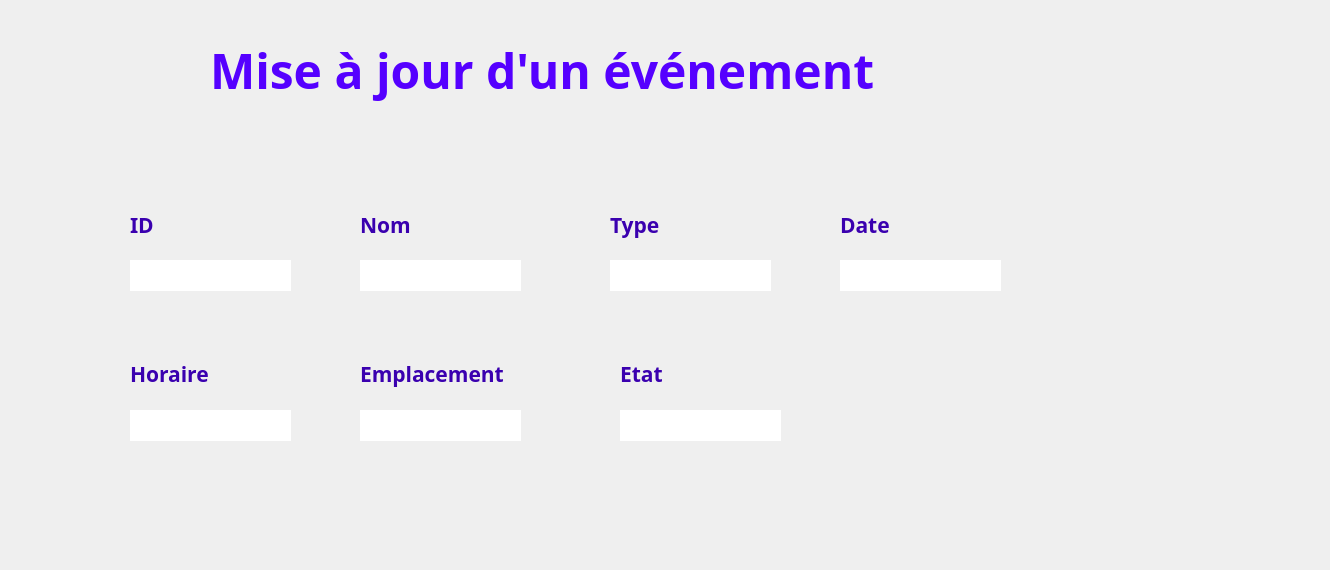
      <widget class="QWidget" name="page_6">
       <widget class="QLineEdit" name="maj_nom">
        <property name="geometry">
         <rect>
          <x>360</x>
          <y>260</y>
          <width>161</width>
          <height>31</height>
         </rect>
        </property>
        <property name="font">
         <font>
          <family>Javanese Text</family>
          <pointsize>12</pointsize>
         </font>
        </property>
        <property name="styleSheet">
         <string notr="true">#maj_nom{
background-color: transparent;
border-image: url(:champs.png);
background: none;
border: none;
background-repeat: none;
}
</string>
        </property>
       </widget>
       <widget class="QLineEdit" name="maj_hor">
        <property name="geometry">
         <rect>
          <x>130</x>
          <y>410</y>
          <width>161</width>
          <height>31</height>
         </rect>
        </property>
        <property name="font">
         <font>
          <family>Javanese Text</family>
          <pointsize>12</pointsize>
         </font>
        </property>
        <property name="styleSheet">
         <string notr="true">#maj_hor{
background-color: transparent;
border-image: url(:champs.png);
background: none;
border: none;
background-repeat: none;
}
</string>
        </property>
       </widget>
       <widget class="QLineEdit" name="maj_etat">
        <property name="geometry">
         <rect>
          <x>620</x>
          <y>410</y>
          <width>161</width>
          <height>31</height>
         </rect>
        </property>
        <property name="font">
         <font>
          <family>Javanese Text</family>
          <pointsize>12</pointsize>
         </font>
        </property>
        <property name="styleSheet">
         <string notr="true">#maj_etat{
background-color: transparent;
border-image: url(:champs.png);
background: none;
border: none;
background-repeat: none;
}
</string>
        </property>
       </widget>
       <widget class="QLineEdit" name="maj_type">
        <property name="geometry">
         <rect>
          <x>610</x>
          <y>260</y>
          <width>161</width>
          <height>31</height>
         </rect>
        </property>
        <property name="font">
         <font>
          <family>Javanese Text</family>
          <pointsize>12</pointsize>
         </font>
        </property>
        <property name="styleSheet">
         <string notr="true">#maj_type{
background-color: transparent;
border-image: url(:champs.png);
background: none;
border: none;
background-repeat: none;
}
</string>
        </property>
       </widget>
       <widget class="QLineEdit" name="maj_id">
        <property name="geometry">
         <rect>
          <x>130</x>
          <y>260</y>
          <width>161</width>
          <height>31</height>
         </rect>
        </property>
        <property name="font">
         <font>
          <family>Javanese Text</family>
          <pointsize>12</pointsize>
         </font>
        </property>
        <property name="styleSheet">
         <string notr="true">#maj_id{
background-color: transparent;
border-image: url(:champs.png);
background: none;
border: none;
background-repeat: none;
}
</string>
        </property>
       </widget>
       <widget class="QPushButton" name="maj_cancel">
        <property name="geometry">
         <rect>
          <x>940</x>
          <y>520</y>
          <width>141</width>
          <height>41</height>
         </rect>
        </property>
        <property name="styleSheet">
         <string notr="true">#maj_cancel{
background-color: transparent;
border-image: url(:Annuler.png);
background: none;
border: none;
background-repeat: none;
}
#maj_cancel:hover{
background-color: transparent;
border-image: url(:Annuler_P.png);
background: none;
border: none;
background-repeat: none;
}</string>
        </property>
        <property name="text">
         <string/>
        </property>
       </widget>
       <widget class="QLineEdit" name="maj_empl">
        <property name="geometry">
         <rect>
          <x>360</x>
          <y>410</y>
          <width>161</width>
          <height>31</height>
         </rect>
        </property>
        <property name="font">
         <font>
          <family>Javanese Text</family>
          <pointsize>12</pointsize>
         </font>
        </property>
        <property name="styleSheet">
         <string notr="true">#maj_empl{
background-color: transparent;
border-image: url(:champs.png);
background: none;
border: none;
background-repeat: none;
}
</string>
        </property>
       </widget>
       <widget class="QLineEdit" name="maj_date">
        <property name="geometry">
         <rect>
          <x>840</x>
          <y>260</y>
          <width>161</width>
          <height>31</height>
         </rect>
        </property>
        <property name="font">
         <font>
          <family>Javanese Text</family>
          <pointsize>12</pointsize>
         </font>
        </property>
        <property name="styleSheet">
         <string notr="true">#maj_date{
background-color: transparent;
border-image: url(:champs.png);
background: none;
border: none;
background-repeat: none;
}
</string>
        </property>
       </widget>
       <widget class="QPushButton" name="maj_save">
        <property name="geometry">
         <rect>
          <x>940</x>
          <y>470</y>
          <width>141</width>
          <height>41</height>
         </rect>
        </property>
        <property name="styleSheet">
         <string notr="true">#maj_save{
background-color: transparent;
border-image: url(:Enregistrer.png);
background: none;
border: none;
background-repeat: none;
}
#maj_save:hover{
background-color: transparent;
border-image: url(:Enregistrer.png);
background: none;
border: none;
background-repeat: none;
}</string>
        </property>
        <property name="text">
         <string/>
        </property>
       </widget>
       <widget class="QLabel" name="icon_4">
        <property name="geometry">
         <rect>
          <x>630</x>
          <y>120</y>
          <width>691</width>
          <height>371</height>
         </rect>
        </property>
        <property name="mouseTracking">
         <bool>false</bool>
        </property>
        <property name="styleSheet">
         <string notr="true">#icon{
background-color: transparent;
border-image: none;
background: none;
border: none;
background-repeat: none;
}</string>
        </property>
        <property name="frameShape">
         <enum>QFrame::NoFrame</enum>
        </property>
        <property name="text">
         <string/>
        </property>
        <property name="pixmap">
         <pixmap>../logo.jpg</pixmap>
        </property>
       </widget>
       <widget class="QLabel" name="label_33">
        <property name="geometry">
         <rect>
          <x>210</x>
          <y>20</y>
          <width>871</width>
          <height>101</height>
         </rect>
        </property>
        <property name="font">
         <font>
          <family>Segoe Print</family>
         </font>
        </property>
        <property name="styleSheet">
         <string notr="true">#label_16 {
background-color: transparent;
background: none;
border: none;
background-repeat: none;
}
</string>
        </property>
        <property name="text">
         <string>&lt;html&gt;&lt;head/&gt;&lt;body&gt;&lt;p&gt;&lt;span style=&quot; font-size:36pt; font-weight:600; color:#5500ff;&quot;&gt;Mise à jour d'un événement&lt;/span&gt;&lt;/p&gt;&lt;/body&gt;&lt;/html&gt;</string>
        </property>
        <property name="textFormat">
         <enum>Qt::AutoText</enum>
        </property>
        <property name="scaledContents">
         <bool>false</bool>
        </property>
       </widget>
       <widget class="QLabel" name="label_178">
        <property name="geometry">
         <rect>
          <x>360</x>
          <y>210</y>
          <width>71</width>
          <height>31</height>
         </rect>
        </property>
        <property name="palette">
         <palette>
          <active>
           <colorrole role="WindowText">
            <brush brushstyle="SolidPattern">
             <color alpha="255">
              <red>4</red>
              <green>7</green>
              <blue>62</blue>
             </color>
            </brush>
           </colorrole>
          </active>
          <inactive>
           <colorrole role="WindowText">
            <brush brushstyle="SolidPattern">
             <color alpha="255">
              <red>4</red>
              <green>7</green>
              <blue>62</blue>
             </color>
            </brush>
           </colorrole>
          </inactive>
          <disabled>
           <colorrole role="WindowText">
            <brush brushstyle="SolidPattern">
             <color alpha="255">
              <red>120</red>
              <green>120</green>
              <blue>120</blue>
             </color>
            </brush>
           </colorrole>
          </disabled>
         </palette>
        </property>
        <property name="font">
         <font>
          <family>Corbel</family>
         </font>
        </property>
        <property name="text">
         <string>&lt;html&gt;&lt;head/&gt;&lt;body&gt;&lt;p&gt;&lt;span style=&quot; font-size:16pt; font-weight:600; color:#3a00af;&quot;&gt;Nom&lt;/span&gt;&lt;/p&gt;&lt;/body&gt;&lt;/html&gt;</string>
        </property>
       </widget>
       <widget class="QLabel" name="label_179">
        <property name="geometry">
         <rect>
          <x>130</x>
          <y>359</y>
          <width>111</width>
          <height>31</height>
         </rect>
        </property>
        <property name="palette">
         <palette>
          <active>
           <colorrole role="WindowText">
            <brush brushstyle="SolidPattern">
             <color alpha="255">
              <red>4</red>
              <green>7</green>
              <blue>62</blue>
             </color>
            </brush>
           </colorrole>
          </active>
          <inactive>
           <colorrole role="WindowText">
            <brush brushstyle="SolidPattern">
             <color alpha="255">
              <red>4</red>
              <green>7</green>
              <blue>62</blue>
             </color>
            </brush>
           </colorrole>
          </inactive>
          <disabled>
           <colorrole role="WindowText">
            <brush brushstyle="SolidPattern">
             <color alpha="255">
              <red>120</red>
              <green>120</green>
              <blue>120</blue>
             </color>
            </brush>
           </colorrole>
          </disabled>
         </palette>
        </property>
        <property name="font">
         <font>
          <family>Corbel</family>
         </font>
        </property>
        <property name="text">
         <string>&lt;html&gt;&lt;head/&gt;&lt;body&gt;&lt;p&gt;&lt;span style=&quot; font-size:16pt; font-weight:600; color:#3a00af;&quot;&gt;Horaire&lt;/span&gt;&lt;/p&gt;&lt;/body&gt;&lt;/html&gt;</string>
        </property>
       </widget>
       <widget class="QLabel" name="label_180">
        <property name="geometry">
         <rect>
          <x>620</x>
          <y>359</y>
          <width>71</width>
          <height>31</height>
         </rect>
        </property>
        <property name="palette">
         <palette>
          <active>
           <colorrole role="WindowText">
            <brush brushstyle="SolidPattern">
             <color alpha="255">
              <red>4</red>
              <green>7</green>
              <blue>62</blue>
             </color>
            </brush>
           </colorrole>
          </active>
          <inactive>
           <colorrole role="WindowText">
            <brush brushstyle="SolidPattern">
             <color alpha="255">
              <red>4</red>
              <green>7</green>
              <blue>62</blue>
             </color>
            </brush>
           </colorrole>
          </inactive>
          <disabled>
           <colorrole role="WindowText">
            <brush brushstyle="SolidPattern">
             <color alpha="255">
              <red>120</red>
              <green>120</green>
              <blue>120</blue>
             </color>
            </brush>
           </colorrole>
          </disabled>
         </palette>
        </property>
        <property name="font">
         <font>
          <family>Corbel</family>
         </font>
        </property>
        <property name="text">
         <string>&lt;html&gt;&lt;head/&gt;&lt;body&gt;&lt;p&gt;&lt;span style=&quot; font-size:16pt; font-weight:600; color:#3a00af;&quot;&gt;Etat&lt;/span&gt;&lt;/p&gt;&lt;/body&gt;&lt;/html&gt;</string>
        </property>
       </widget>
       <widget class="QLabel" name="label_181">
        <property name="geometry">
         <rect>
          <x>610</x>
          <y>210</y>
          <width>71</width>
          <height>31</height>
         </rect>
        </property>
        <property name="palette">
         <palette>
          <active>
           <colorrole role="WindowText">
            <brush brushstyle="SolidPattern">
             <color alpha="255">
              <red>4</red>
              <green>7</green>
              <blue>62</blue>
             </color>
            </brush>
           </colorrole>
          </active>
          <inactive>
           <colorrole role="WindowText">
            <brush brushstyle="SolidPattern">
             <color alpha="255">
              <red>4</red>
              <green>7</green>
              <blue>62</blue>
             </color>
            </brush>
           </colorrole>
          </inactive>
          <disabled>
           <colorrole role="WindowText">
            <brush brushstyle="SolidPattern">
             <color alpha="255">
              <red>120</red>
              <green>120</green>
              <blue>120</blue>
             </color>
            </brush>
           </colorrole>
          </disabled>
         </palette>
        </property>
        <property name="font">
         <font>
          <family>Corbel</family>
         </font>
        </property>
        <property name="text">
         <string>&lt;html&gt;&lt;head/&gt;&lt;body&gt;&lt;p&gt;&lt;span style=&quot; font-size:16pt; font-weight:600; color:#3a00af;&quot;&gt;Type&lt;/span&gt;&lt;/p&gt;&lt;/body&gt;&lt;/html&gt;</string>
        </property>
       </widget>
       <widget class="QLabel" name="label_182">
        <property name="geometry">
         <rect>
          <x>840</x>
          <y>210</y>
          <width>71</width>
          <height>31</height>
         </rect>
        </property>
        <property name="palette">
         <palette>
          <active>
           <colorrole role="WindowText">
            <brush brushstyle="SolidPattern">
             <color alpha="255">
              <red>4</red>
              <green>7</green>
              <blue>62</blue>
             </color>
            </brush>
           </colorrole>
          </active>
          <inactive>
           <colorrole role="WindowText">
            <brush brushstyle="SolidPattern">
             <color alpha="255">
              <red>4</red>
              <green>7</green>
              <blue>62</blue>
             </color>
            </brush>
           </colorrole>
          </inactive>
          <disabled>
           <colorrole role="WindowText">
            <brush brushstyle="SolidPattern">
             <color alpha="255">
              <red>120</red>
              <green>120</green>
              <blue>120</blue>
             </color>
            </brush>
           </colorrole>
          </disabled>
         </palette>
        </property>
        <property name="font">
         <font>
          <family>Corbel</family>
         </font>
        </property>
        <property name="text">
         <string>&lt;html&gt;&lt;head/&gt;&lt;body&gt;&lt;p&gt;&lt;span style=&quot; font-size:16pt; font-weight:600; color:#3a00af;&quot;&gt;Date&lt;/span&gt;&lt;/p&gt;&lt;/body&gt;&lt;/html&gt;</string>
        </property>
       </widget>
       <widget class="QLabel" name="label_183">
        <property name="geometry">
         <rect>
          <x>130</x>
          <y>210</y>
          <width>41</width>
          <height>31</height>
         </rect>
        </property>
        <property name="palette">
         <palette>
          <active>
           <colorrole role="WindowText">
            <brush brushstyle="SolidPattern">
             <color alpha="255">
              <red>4</red>
              <green>7</green>
              <blue>62</blue>
             </color>
            </brush>
           </colorrole>
          </active>
          <inactive>
           <colorrole role="WindowText">
            <brush brushstyle="SolidPattern">
             <color alpha="255">
              <red>4</red>
              <green>7</green>
              <blue>62</blue>
             </color>
            </brush>
           </colorrole>
          </inactive>
          <disabled>
           <colorrole role="WindowText">
            <brush brushstyle="SolidPattern">
             <color alpha="255">
              <red>120</red>
              <green>120</green>
              <blue>120</blue>
             </color>
            </brush>
           </colorrole>
          </disabled>
         </palette>
        </property>
        <property name="font">
         <font>
          <family>Corbel</family>
         </font>
        </property>
        <property name="text">
         <string>&lt;html&gt;&lt;head/&gt;&lt;body&gt;&lt;p&gt;&lt;span style=&quot; font-size:16pt; font-weight:600; color:#3a00af;&quot;&gt;ID&lt;/span&gt;&lt;/p&gt;&lt;/body&gt;&lt;/html&gt;</string>
        </property>
       </widget>
       <widget class="QLabel" name="label_184">
        <property name="geometry">
         <rect>
          <x>360</x>
          <y>359</y>
          <width>171</width>
          <height>31</height>
         </rect>
        </property>
        <property name="palette">
         <palette>
          <active>
           <colorrole role="WindowText">
            <brush brushstyle="SolidPattern">
             <color alpha="255">
              <red>4</red>
              <green>7</green>
              <blue>62</blue>
             </color>
            </brush>
           </colorrole>
          </active>
          <inactive>
           <colorrole role="WindowText">
            <brush brushstyle="SolidPattern">
             <color alpha="255">
              <red>4</red>
              <green>7</green>
              <blue>62</blue>
             </color>
            </brush>
           </colorrole>
          </inactive>
          <disabled>
           <colorrole role="WindowText">
            <brush brushstyle="SolidPattern">
             <color alpha="255">
              <red>120</red>
              <green>120</green>
              <blue>120</blue>
             </color>
            </brush>
           </colorrole>
          </disabled>
         </palette>
        </property>
        <property name="font">
         <font>
          <family>Corbel</family>
         </font>
        </property>
        <property name="text">
         <string>&lt;html&gt;&lt;head/&gt;&lt;body&gt;&lt;p&gt;&lt;span style=&quot; font-size:16pt; font-weight:600; color:#3a00af;&quot;&gt;Emplacement&lt;/span&gt;&lt;/p&gt;&lt;/body&gt;&lt;/html&gt;</string>
        </property>
       </widget>
       <zorder>icon_4</zorder>
       <zorder>maj_nom</zorder>
       <zorder>maj_hor</zorder>
       <zorder>maj_etat</zorder>
       <zorder>maj_type</zorder>
       <zorder>maj_id</zorder>
       <zorder>maj_cancel</zorder>
       <zorder>maj_empl</zorder>
       <zorder>maj_date</zorder>
       <zorder>maj_save</zorder>
       <zorder>label_33</zorder>
       <zorder>label_178</zorder>
       <zorder>label_179</zorder>
       <zorder>label_180</zorder>
       <zorder>label_181</zorder>
       <zorder>label_182</zorder>
       <zorder>label_183</zorder>
       <zorder>label_184</zorder>
      </widget>
